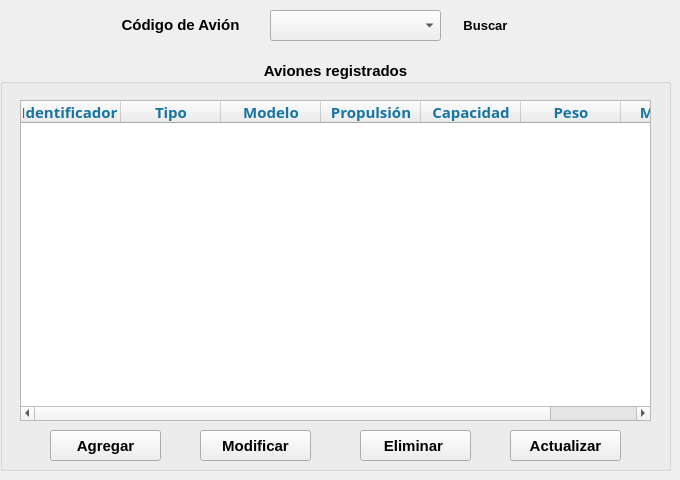
         <widget class="QWidget" name="pg_vista_aviones">
          <widget class="QLabel" name="label_cerrarsesion_105">
           <property name="geometry">
            <rect>
             <x>110</x>
             <y>10</y>
             <width>141</width>
             <height>31</height>
            </rect>
           </property>
           <property name="font">
            <font>
             <family>Nirmala UI</family>
             <pointsize>9</pointsize>
             <weight>75</weight>
             <bold>true</bold>
            </font>
           </property>
           <property name="text">
            <string>&lt;html&gt;&lt;head/&gt;&lt;body&gt;&lt;p align=&quot;center&quot;&gt;&lt;span style=&quot; font-size:11pt;&quot;&gt;Código de Avión&lt;/span&gt;&lt;/p&gt;&lt;/body&gt;&lt;/html&gt;</string>
           </property>
          </widget>
          <widget class="QGroupBox" name="groupBox_41">
           <property name="geometry">
            <rect>
             <x>0</x>
             <y>60</y>
             <width>671</width>
             <height>411</height>
            </rect>
           </property>
           <property name="font">
            <font>
             <family>Nirmala UI</family>
             <pointsize>11</pointsize>
             <weight>75</weight>
             <bold>true</bold>
            </font>
           </property>
           <property name="title">
            <string>Aviones registrados</string>
           </property>
           <property name="alignment">
            <set>Qt::AlignCenter</set>
           </property>
           <widget class="QTableWidget" name="tb_avionesregistradosAV">
            <property name="geometry">
             <rect>
              <x>20</x>
              <y>40</y>
              <width>631</width>
              <height>321</height>
             </rect>
            </property>
            <property name="font">
             <font>
              <family>Open Sans</family>
              <weight>1</weight>
              <italic>false</italic>
              <bold>false</bold>
             </font>
            </property>
            <property name="styleSheet">
             <string notr="true">color : rgb(0,0,0);
font: 9 pt &quot;Open Sans&quot;</string>
            </property>
            <column>
             <property name="text">
              <string>Identificador </string>
             </property>
             <property name="font">
              <font>
               <family>Nirmala UI</family>
               <pointsize>11</pointsize>
               <weight>75</weight>
               <bold>true</bold>
              </font>
             </property>
             <property name="foreground">
              <brush brushstyle="SolidPattern">
               <color alpha="255">
                <red>22</red>
                <green>117</green>
                <blue>163</blue>
               </color>
              </brush>
             </property>
            </column>
            <column>
             <property name="text">
              <string>Tipo</string>
             </property>
             <property name="font">
              <font>
               <family>Nirmala UI</family>
               <pointsize>11</pointsize>
               <weight>75</weight>
               <bold>true</bold>
              </font>
             </property>
             <property name="foreground">
              <brush brushstyle="SolidPattern">
               <color alpha="255">
                <red>22</red>
                <green>117</green>
                <blue>163</blue>
               </color>
              </brush>
             </property>
            </column>
            <column>
             <property name="text">
              <string>Modelo</string>
             </property>
             <property name="font">
              <font>
               <family>Nirmala UI</family>
               <pointsize>11</pointsize>
               <weight>75</weight>
               <bold>true</bold>
              </font>
             </property>
             <property name="foreground">
              <brush brushstyle="SolidPattern">
               <color alpha="255">
                <red>22</red>
                <green>117</green>
                <blue>163</blue>
               </color>
              </brush>
             </property>
            </column>
            <column>
             <property name="text">
              <string>Propulsión</string>
             </property>
             <property name="font">
              <font>
               <family>Nirmala UI</family>
               <pointsize>11</pointsize>
               <weight>75</weight>
               <bold>true</bold>
              </font>
             </property>
             <property name="foreground">
              <brush brushstyle="SolidPattern">
               <color alpha="255">
                <red>22</red>
                <green>117</green>
                <blue>163</blue>
               </color>
              </brush>
             </property>
            </column>
            <column>
             <property name="text">
              <string>Capacidad</string>
             </property>
             <property name="font">
              <font>
               <family>Nirmala UI</family>
               <pointsize>11</pointsize>
               <weight>75</weight>
               <bold>true</bold>
              </font>
             </property>
             <property name="foreground">
              <brush brushstyle="SolidPattern">
               <color alpha="255">
                <red>22</red>
                <green>117</green>
                <blue>163</blue>
               </color>
              </brush>
             </property>
            </column>
            <column>
             <property name="text">
              <string>Peso</string>
             </property>
             <property name="font">
              <font>
               <family>Nirmala UI</family>
               <pointsize>11</pointsize>
               <weight>75</weight>
               <bold>true</bold>
              </font>
             </property>
             <property name="foreground">
              <brush brushstyle="SolidPattern">
               <color alpha="255">
                <red>22</red>
                <green>117</green>
                <blue>163</blue>
               </color>
              </brush>
             </property>
            </column>
            <column>
             <property name="text">
              <string>Motores</string>
             </property>
             <property name="font">
              <font>
               <family>Nirmala UI</family>
               <pointsize>11</pointsize>
               <weight>75</weight>
               <bold>true</bold>
              </font>
             </property>
             <property name="foreground">
              <brush brushstyle="SolidPattern">
               <color alpha="255">
                <red>22</red>
                <green>117</green>
                <blue>163</blue>
               </color>
              </brush>
             </property>
            </column>
           </widget>
           <widget class="QPushButton" name="bt_eliminarAvion">
            <property name="geometry">
             <rect>
              <x>360</x>
              <y>370</y>
              <width>111</width>
              <height>31</height>
             </rect>
            </property>
            <property name="font">
             <font>
              <family>Nirmala UI</family>
              <pointsize>11</pointsize>
              <weight>75</weight>
              <bold>true</bold>
             </font>
            </property>
            <property name="cursor">
             <cursorShape>PointingHandCursor</cursorShape>
            </property>
            <property name="styleSheet">
             <string notr="true">QPushButton:hover
{
	border-style: solid;
   	background-color:#bbdefb;

}

QPushButton:pressed
{
	background-color:#0069c0;
}</string>
            </property>
            <property name="text">
             <string>Eliminar </string>
            </property>
            <property name="iconSize">
             <size>
              <width>40</width>
              <height>50</height>
             </size>
            </property>
            <property name="default">
             <bool>false</bool>
            </property>
            <property name="flat">
             <bool>false</bool>
            </property>
           </widget>
           <widget class="QPushButton" name="bt_agregarAvion">
            <property name="geometry">
             <rect>
              <x>50</x>
              <y>370</y>
              <width>111</width>
              <height>31</height>
             </rect>
            </property>
            <property name="font">
             <font>
              <family>Nirmala UI</family>
              <pointsize>11</pointsize>
              <weight>75</weight>
              <bold>true</bold>
             </font>
            </property>
            <property name="cursor">
             <cursorShape>PointingHandCursor</cursorShape>
            </property>
            <property name="styleSheet">
             <string notr="true">QPushButton:hover
{
	border-style: solid;
   	background-color:#bbdefb;

}

QPushButton:pressed
{
	background-color:#0069c0;
}</string>
            </property>
            <property name="text">
             <string>Agregar</string>
            </property>
            <property name="iconSize">
             <size>
              <width>40</width>
              <height>50</height>
             </size>
            </property>
            <property name="flat">
             <bool>false</bool>
            </property>
           </widget>
           <widget class="QPushButton" name="bt_modificarAvion">
            <property name="geometry">
             <rect>
              <x>200</x>
              <y>370</y>
              <width>111</width>
              <height>31</height>
             </rect>
            </property>
            <property name="font">
             <font>
              <family>Nirmala UI</family>
              <pointsize>11</pointsize>
              <weight>75</weight>
              <bold>true</bold>
             </font>
            </property>
            <property name="cursor">
             <cursorShape>PointingHandCursor</cursorShape>
            </property>
            <property name="styleSheet">
             <string notr="true">QPushButton:hover
{
	border-style: solid;
   	background-color:#bbdefb;

}

QPushButton:pressed
{
	background-color:#0069c0;
}</string>
            </property>
            <property name="text">
             <string>Modificar</string>
            </property>
            <property name="iconSize">
             <size>
              <width>40</width>
              <height>50</height>
             </size>
            </property>
            <property name="default">
             <bool>false</bool>
            </property>
            <property name="flat">
             <bool>false</bool>
            </property>
           </widget>
           <widget class="QPushButton" name="bt_actualizar_avion">
            <property name="geometry">
             <rect>
              <x>510</x>
              <y>370</y>
              <width>111</width>
              <height>31</height>
             </rect>
            </property>
            <property name="font">
             <font>
              <family>Nirmala UI</family>
              <pointsize>11</pointsize>
              <weight>75</weight>
              <bold>true</bold>
             </font>
            </property>
            <property name="cursor">
             <cursorShape>PointingHandCursor</cursorShape>
            </property>
            <property name="styleSheet">
             <string notr="true">QPushButton:hover
{
	border-style: solid;
   	background-color:#bbdefb;

}

QPushButton:pressed
{
	background-color:#0069c0;
}</string>
            </property>
            <property name="text">
             <string>Actualizar</string>
            </property>
            <property name="iconSize">
             <size>
              <width>40</width>
              <height>50</height>
             </size>
            </property>
            <property name="default">
             <bool>false</bool>
            </property>
            <property name="flat">
             <bool>false</bool>
            </property>
           </widget>
          </widget>
          <widget class="QPushButton" name="bt_buscarVuelo">
           <property name="geometry">
            <rect>
             <x>440</x>
             <y>10</y>
             <width>91</width>
             <height>31</height>
            </rect>
           </property>
           <property name="font">
            <font>
             <family>Nirmala UI</family>
             <pointsize>10</pointsize>
             <weight>75</weight>
             <bold>true</bold>
            </font>
           </property>
           <property name="cursor">
            <cursorShape>PointingHandCursor</cursorShape>
           </property>
           <property name="styleSheet">
            <string notr="true">QPushButton:hover
{
	border-style: solid;
   	background-color:#bbdefb;

}

QPushButton:pressed
{
	background-color:#0069c0;
}</string>
           </property>
           <property name="text">
            <string>Buscar</string>
           </property>
           <property name="icon">
            <iconset>
             <normaloff>../Ventanas/Icons/buscar.png</normaloff>../Ventanas/Icons/buscar.png</iconset>
           </property>
           <property name="iconSize">
            <size>
             <width>30</width>
             <height>50</height>
            </size>
           </property>
           <property name="flat">
            <bool>true</bool>
           </property>
          </widget>
          <widget class="QComboBox" name="cb_codigoavionAV">
           <property name="geometry">
            <rect>
             <x>270</x>
             <y>10</y>
             <width>171</width>
             <height>31</height>
            </rect>
           </property>
           <property name="cursor">
            <cursorShape>PointingHandCursor</cursorShape>
           </property>
           <property name="styleSheet">
            <string notr="true">color : rgb(0,0,0);
font: 10pt &quot;Nirmala UI&quot;</string>
           </property>
           <property name="editable">
            <bool>false</bool>
           </property>
           <property name="duplicatesEnabled">
            <bool>false</bool>
           </property>
           <property name="frame">
            <bool>true</bool>
           </property>
          </widget>
         </widget>
